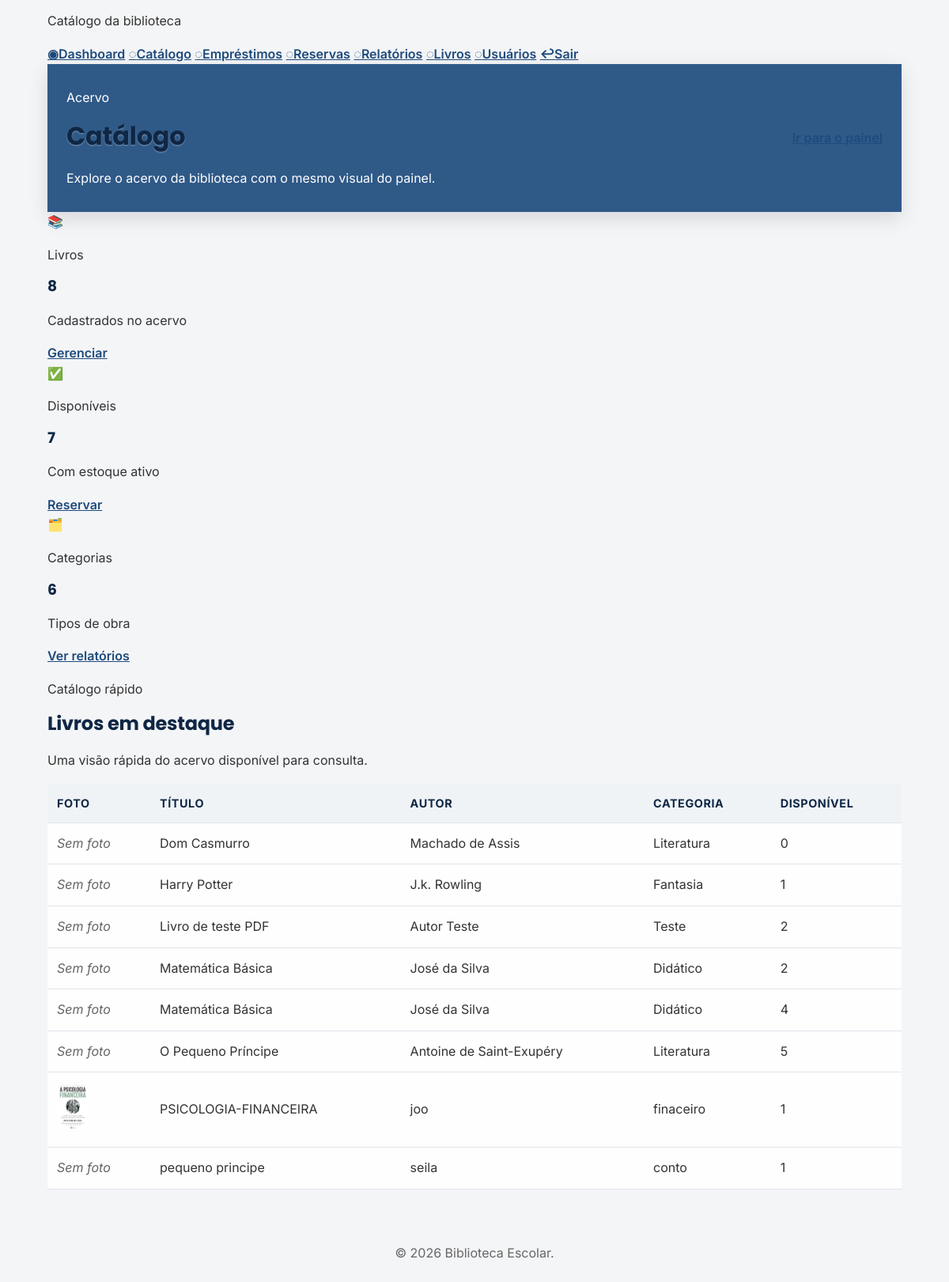
Page / (signed in, lower part) on the earlier database version.
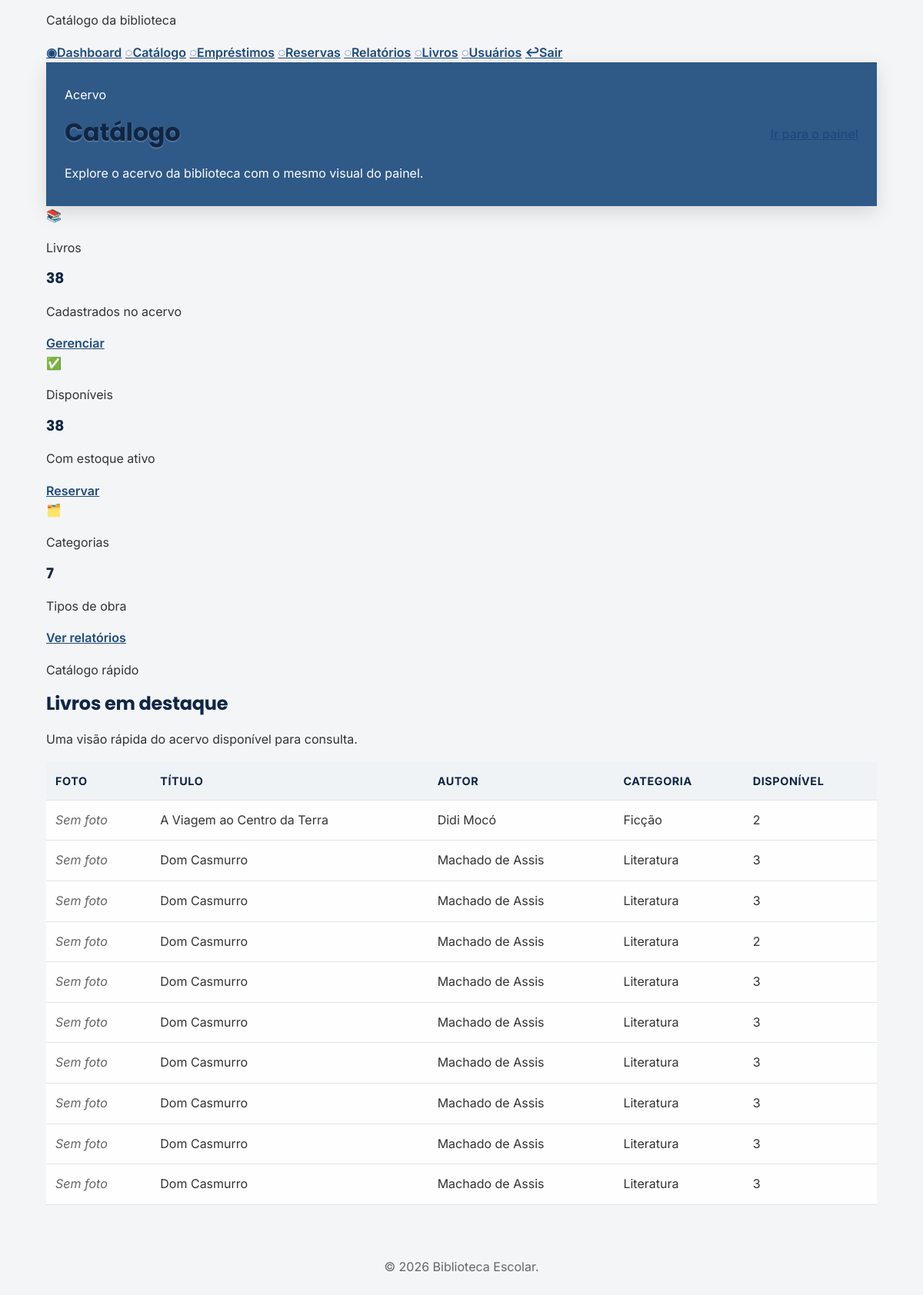
Same page on the later database version.
### tables this page shows
CREATE TABLE books (
        id INTEGER PRIMARY KEY AUTOINCREMENT,
        title TEXT NOT NULL,
        author TEXT NOT NULL,
        category TEXT NOT NULL,
        isbn TEXT,
        publisher TEXT,
        year INTEGER,
        quantity INTEGER NOT NULL DEFAULT 0,
        shelf TEXT,
        internal_code TEXT,
        cover_path TEXT,
        created_at TEXT NOT NULL DEFAULT CURRENT_TIMESTAMP
    , pdf_path TEXT, barcode TEXT);

### includes/functions.php (called while the page is built, shortened)
<?php
function base_url(string $path = ''): string
{
    $base = BASE_URL;
    return rtrim($base, '/') . '/' . ltrim($path, '/');
}
function h(string $value): string
{
    return htmlspecialchars($value, ENT_QUOTES, 'UTF-8');
}

### index.php (the view, shortened to what the changed rows need)
<?php
require_once __DIR__ . '/includes/header.php';
$books = [];
$hasData = true;
$totalBooks = 0;
$availableBooks = 0;
$categoryCount = 0;
try {
    $db = get_db();
    $stmt = $db->query('SELECT id, title, author, category, quantity, cover_path FROM books ORDER BY title LIMIT 10');
    $books = $stmt->fetchAll();
    $statsStmt = $db->query('SELECT COUNT(*) AS total_books, SUM(CASE WHEN quantity > 0 THEN 1 ELSE 0 END) AS available_books, COUNT(DISTINCT category) AS category_count FROM books');
    $stats = $statsStmt->fetch();
    $totalBooks = (int)($stats['total_books'] ?? 0);
    $availableBooks = (int)($stats['available_books'] ?? 0);
    $categoryCount = (int)($stats['category_count'] ?? 0);
} catch (Exception $e) {
    $hasData = false;
}
?>
<div class="dashboard-shell">
    <div class="dashboard-main-panel">
        <header class="dashboard-topbar">
            <div>
                <h1>Catálogo</h1>
            </div>
        </header>
        <section class="stats-grid" aria-label="Resumo do catálogo">
            <article class="stat-card stat-books">
                <div>
                    <p class="stat-label">Livros</p>
                    <h3><?php echo (int)$totalBooks; ?></h3>
                    <p class="stat-meta">Cadastrados no acervo</p>
                </div>
            </article>
            <article class="stat-card stat-loans">
                <div>
                    <p class="stat-label">Disponíveis</p>
                    <h3><?php echo (int)$availableBooks; ?></h3>
                    <p class="stat-meta">Com estoque ativo</p>
                </div>
            </article>
            <article class="stat-card stat-reservations">
                <div>
                    <p class="stat-label">Categorias</p>
                    <h3><?php echo (int)$categoryCount; ?></h3>
                    <p class="stat-meta">Tipos de obra</p>
                </div>
            </article>
        </section>
        <section class="panel table-panel">
            <div class="panel-header">
                <div>
                    <h2>Livros em destaque</h2>
                </div>
            </div>
            <?php if (!$hasData): ?>
                <p class="empty-state">O banco de dados ainda não foi inicializado. Execute <a href="setup.php">setup.php</a> para criar o esquema e dados iniciais.</p>
            <?php elseif (empty($books)): ?>
                <p class="empty-state">Nenhum livro encontrado no catálogo.</p>
            <?php else: ?>
                <div class="table-wrapper">
                    <table class="dashboard-table">
                        <thead>
                            <tr>
                                <th>Foto</th>
                                <th>Título</th>
                                <th>Autor</th>
                                <th>Categoria</th>
                                <th>Disponível</th>
                            </tr>
                        </thead>
                        <tbody>
                            <?php foreach ($books as $book): ?>
                                <tr>
                                    <td>
                                        <?php if (!empty($book['cover_path'])): ?>
                                            <img src="<?php echo h(base_url($book['cover_path'])); ?>" alt="Foto do livro" style="max-width: 60px; max-height: 60px; object-fit: cover; border-radius: 12px;">
                                        <?php else: ?>
                                            <span class="muted">Sem foto</span>
                                        <?php endif; ?>
                                    </td>
                                    <td><?php echo h($book['title']); ?></td>
                                    <td><?php echo h($book['author']); ?></td>
                                    <td><?php echo h($book['category']); ?></td>
                                    <td><?php echo (int)$book['quantity']; ?></td>
                                </tr>
                            <?php endforeach; ?>
                        </tbody>
                    </table>
                </div>
            <?php endif; ?>
        </section>
    </div>
</div>
<?php require_once __DIR__ . '/includes/footer.php';

Differences in the rows shown:
removed books: shows "Sem foto", title "Dom Casmurro", author "Machado de Assis", category "Literatura", quantity "0"
removed books: shows "Sem foto", title "Harry Potter", author "J.k. Rowling", category "Fantasia", quantity "1"
no longer on this page (row edited): books: shows "Sem foto", title "Livro de teste PDF", author "Autor Teste", category "Teste", quantity "2"
no longer on this page (row unchanged): books: shows "Sem foto", title "Matemática Básica", author "José da Silva", category "Didático", quantity "2"
no longer on this page (row edited): books: shows "Sem foto", title "Matemática Básica", author "José da Silva", category "Didático", quantity "4"
no longer on this page (row unchanged): books: shows "Sem foto", title "O Pequeno Príncipe", author "Antoine de Saint-Exupéry", category "Literatura", quantity "5"
no longer on this page (row edited): books: cover_path (picture), title "PSICOLOGIA-FINANCEIRA", author "joo", category "finaceiro", quantity "1"
no longer on this page (row unchanged): books: shows "Sem foto", title "pequeno principe", author "seila", category "conto", quantity "1"
added books: shows "Sem foto", title "A Viagem ao Centro da Terra", author "Didi Mocó", category "Ficção", quantity "2"
added books: shows "Sem foto", title "Dom Casmurro", author "Machado de Assis", category "Literatura", quantity "3"
added books: shows "Sem foto", title "Dom Casmurro", author "Machado de Assis", category "Literatura", quantity "3"
added books: shows "Sem foto", title "Dom Casmurro", author "Machado de Assis", category "Literatura", quantity "2"
added books: shows "Sem foto", title "Dom Casmurro", author "Machado de Assis", category "Literatura", quantity "3"
added books: shows "Sem foto", title "Dom Casmurro", author "Machado de Assis", category "Literatura", quantity "3"
added books: shows "Sem foto", title "Dom Casmurro", author "Machado de Assis", category "Literatura", quantity "3"
added books: shows "Sem foto", title "Dom Casmurro", author "Machado de Assis", category "Literatura", quantity "3"
added books: shows "Sem foto", title "Dom Casmurro", author "Machado de Assis", category "Literatura", quantity "3"
added books: shows "Sem foto", title "Dom Casmurro", author "Machado de Assis", category "Literatura", quantity "3"
Other differences:
$totalBooks: "8" → "38"
$availableBooks: "7" → "38"
$categoryCount: "6" → "7"
